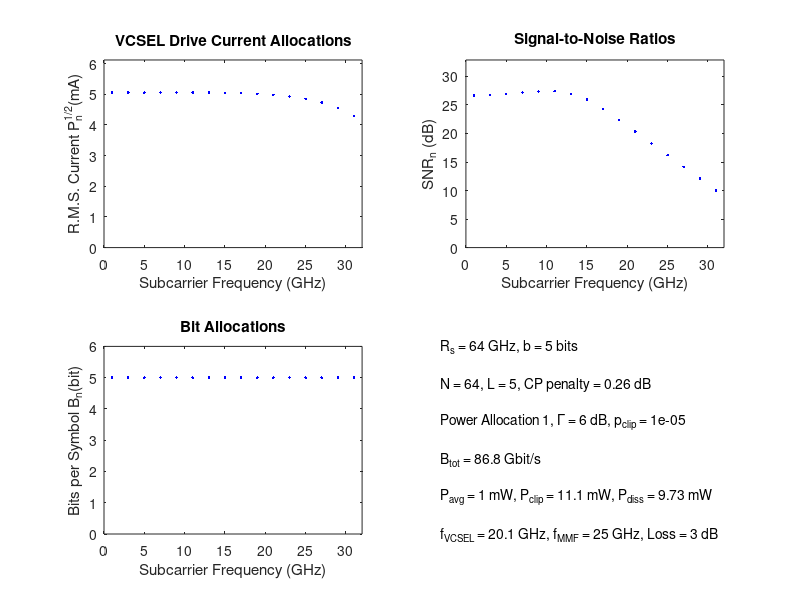
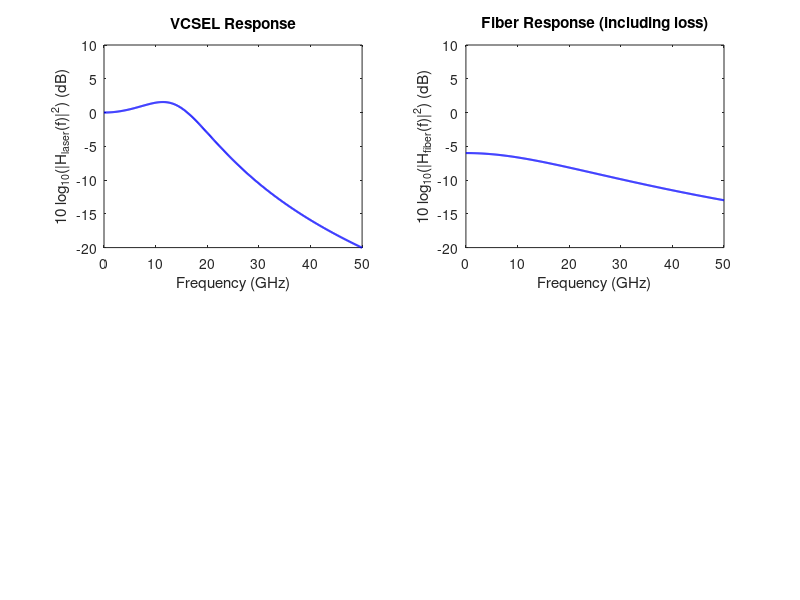

Write MATLAB code to recreate these figures, in order.
% acommf.m   Joseph M. Kahn  7/23/13, updated 8/16/13.
% Estimates the maximum achievable bit rate using ACO-OFDM in VCSEL MMF link.
% References
%   Notes of 7/23/13.
%   D.J.F. Barros and J.M. Kahn, "Comparison of OFDM and OOK in DD MMF Links", JLT 2011.
%   J. Armstrong and A.J. Lowery, "Power efficient optical OFDM", Electron Lett. 2006.
%   J. Armstrong et al, "Performance of ACO-OFDM in AWGN for IM/DD System", Globecom 2006.

clear

% General constants
j = sqrt(-1);
k = 1.38e-23;               
q = 1.602e-19;             
h = 6.626e-34;
c = 2.998e8;
Tamb = 300;                                 % ambient temperature

% Frequency response calculations and plots
lw = 1.5;                                   % plot linewidth
deltaffreqresp = 100e6;                     % frequency spacing
fmaxfreqresp = 50e9;                        % maximum frequency 
ffreqresp = 0:deltaffreqresp:fmaxfreqresp;  % frequency scale 

% Laser (assumes two-pole response)
lambda = 850e-9;                            % wavelength
Pavgmax = 1e-3;                             % maximum allowed output power (W)
kappa = 0.1;                                % d.c. slope efficiency (W/A)
Rl = 25;                                    % laser resistance (Ohm) 
fnl = 15.4e9;                               % relaxation oscillation frequency (Hz)
zetal = 0.95;                               % damping constant (should not be exactly 1)
Hl = @(f) 1./(1+j*zetal*f/fnl-(f/fnl).^2);  % norm. current-to-intensity freq. resp. (unitless)
                                            % f is frequency vector (Hz)
fl = ffreqresp(sum((abs(Hl(ffreqresp)).^2)>=0.5)+1);
                                            % -3-dB cutoff frequency (Hz);    
                                     
% Fiber (assumes single-pole response)
lossdB = 3;                             % attenuation, coupling loss and link margin (optical dB)
ff = 25e9;                              % -3-dB cutoff frequency (Hz);

Hf = @(f) 10^(-lossdB/10)./(1+j*f/ff);  % norm. current-to-intensity freq. resp. (W/W)
                                        % f is frequency vector (Hz)
                                        
% Photodetector and receiver (assumes infinite bandwidth, white noise)
eta = 0.9;                              % quantum efficiency (W/W)
R = eta*lambda*q/h/c;                   % responsivity (A/W)
RF = 100;                               % feedback resistance (Ohm)
FndB = 6; Fn = 10^(FndB/10);            % electrical noise figure (electrical dB)
Sn = @(f) 2*k*Tamb/RF*Fn*ones(size(f)); % two-sided input-ref. thermal noise PSD (A^2/Hz)
                                        % f is frequency vector (Hz)
                                        
% Error correction
GammadB = 6; Gamma = 10^(GammadB/10);% Coding gap (electrical dB), should be > 0 dB.
                                        % 12.2 dB corresponds to uncoded QAM with Pe = 1e-12
pclip = 1e-5;                          % Clipping probability at VCSEL and at A/D converter.
                                        % Should be chosen consistently with error correction code.
                                        
% Power allocation
powalloc = 1;                           % conventional power allocation
%powalloc = 2;                           % power allocation taking account of VCSEL frequency response

% OFDM (assumes oversampling rate Ms = 1)
Rs = 64e9;                              % sampling rate (Hz)
N = 64;                                 % FFT length (should be a power of 2)
Deltaf = Rs/N;                          % subcarrier spacing (Hz)
m = 1:N/4;                              % indices of used positive-frequency subcarriers
fu = (2*m-1)*Rs/N;                      % frequencies of used positive-frequency subcarriers

% Analog-to-digital converter
b = 5;                          % number of quantizer bits
iclipu = 3.1e-3                         % user's guess of clipping level (A). Adjust until becomes consistent with program output.
Sq = @(f) 2^(-2*b)/12*iclipu^2/Rs*ones(size(f));
                                        % two-sided input-referred equivalent quantization noise PSD (A^2/Hz)
                                        % f is frequency vector (Hz)

% Compute cyclic prefix length (assumes laser has two poles and fiber has one pole)
% Does not include CP overhead or oversampling. 
frac_incl = 0.999;                      % fraction of energy to be included within CP length
tcp = 1/Rs*(0:1:100);                   % vector of sampling intervals
c1 = 2*pi*fnl*(-zetal+sqrt(zetal^2-1));
c2 = 2*pi*fnl*(-zetal-sqrt(zetal^2-1));
Ml = pi*fnl/sqrt(zetal^2-1);
hl = Ml*(exp(c1*tcp)-exp(c2*tcp));      % laser impulse response
hf = exp(-2*pi*ff*tcp);                 % fiber impulse response 
htot = conv(hl,hf);                     % total impulse response
en_frac = cumsum(htot.^2)/sum(htot.^2); % fraction of energy in impulse response vs. sampling interval
L = sum(en_frac<frac_incl)+1;           % number of samples that include the desired fraction of energy
                                        % minimum cyclic prefix length is L-1
CPpendB = 10*log10((N+L-1)/N);          % cyclic prefix penalty (electrical dB)
                                        
% Compute noise-to-gain ratio
NGR = (N+L-1)/N*Deltaf/(R*kappa/2)^2*...% noise-to-gain ratios in subcarriers
    (Sn(fu)+ Sq(fu))./abs(Hl(fu)).^2./abs(Hf(fu)).^2;

% Optimize power allocation

if powalloc == 1;                               % conventional power allocation
objfn = @(A) sqrt(kappa^2/pi*sum(abs(Hl(fu)).^2.*max(0,A-Gamma*NGR)))-Pavgmax;
                                                % objective function that should equal zero
Aopt = fzero(objfn,0);                          % optimized water level
Popt = max(0,Aopt-Gamma*NGR);                   % optimized electrical powers of subcarriers (A^2)

elseif powalloc == 2;                           % power allocation taking account of VCSEL freq. resp.
objfn = @(A) sqrt(kappa^2/pi*sum(abs(Hl(fu)).^2.*max(0,A./abs(Hl(fu)).^2-Gamma*NGR)))-Pavgmax;
                                                % objective function that should equal zero
Aopt = fzero(objfn,0);                          % optimized water level
Popt = max(0,Aopt./abs(Hl(fu)).^2-Gamma*NGR);   % optimized electrical powers of subcarriers (A^2)

end

% Compute clipping noise 
objfn = @(x) pclip/2-0.5*erfc(x/sqrt(2));
iclipp = fzero(objfn,0)*sqrt(2*kappa^2*R^2*sum(abs(Hl(fu)).^2.*abs(Hf(fu)).^2.*Popt))
                                                % clipping level (A). Adjust iclipu until it becomes consistent with this value.


% Compute SNRs
SNR = Popt./NGR;                        % electrical SNRs in subcarriers (linear units)

% Compute bit rates
Bn = log2(1+SNR/Gamma);                  % bits per symbol in subcarriers (bit)
Btot = Deltaf*sum(Bn);                   % total bit rate (bit/s)

% Compute VCSEL output power and power dissipation
Pavg = sqrt(kappa^2/pi*sum(abs(Hl(fu)).^2.*Popt));  % VCSEL optical output power (W)
objfn = @(x) pclip/2-0.5*erfc(x/sqrt(2));
Pclip = fzero(objfn,0)*sqrt(2*kappa^2*sum(abs(Hl(fu)).^2.*Popt));
                                                    % VCSEL clipping power, exceeded with prob. pclip (W) 
Pdiss = Rl*sum(Popt);                               % VCSEL electrical power dissipation (W)

% Plot results

% power allocation and system performance
figure(1)
clf

subplot(221)
plot(fu/1e9,1e3*sqrt(Popt),'b.')
xlabel('Subcarrier Frequency (GHz)')
ylabel('R.M.S. Current P_{n}^{1/2}(mA)');
title('VCSEL Drive Current Allocations');
axis([0 Rs/2/1e9 0 0.12*ceil(max(1e4*sqrt(Popt)))]);

subplot(222)
plot(fu/1e9, 10*log10(SNR),'b.')
xlabel('Subcarrier Frequency (GHz)')
ylabel('SNR_{n} (dB)');
title('Signal-to-Noise Ratios');
axis([0 Rs/2/1e9 0 0.12*ceil(max(100*log10(SNR)))]);

subplot(223)
plot(fu/1e9, b,'b.')
xlabel('Subcarrier Frequency (GHz)')
ylabel('Bits per Symbol B_{n}(bit)');
title('Bit Allocations');
axis([0 Rs/2/1e9 0 0.12*ceil(10*max(b))]);

subplot(224)
axis off
text(-0.1,1,['R_{s} = ' num2str(Rs/1e9,3) ' GHz, b = ' num2str(b,3) ' bits']);
text(-0.1,0.8,['N = ' num2str(N,3) ', L = ' num2str(L,3) ', CP penalty = ' num2str(CPpendB,2) ' dB']);
text(-0.1,0.6,['Power Allocation ' num2str(powalloc,1) ', \Gamma = ' num2str(10*log10(Gamma),3) ' dB, p_{clip} = ' num2str(pclip,3)]);
text(-0.1,0.4,['B_{tot} = ' num2str(Btot/1e9,3) ' Gbit/s']);
text(-0.1,0.2,['P_{avg} = ' num2str(Pavg/1e-3,3) ' mW, P_{clip} = ' num2str(Pclip/1e-3,3) ' mW, P_{diss} = ' num2str(Pdiss/1e-3,3) ' mW']);
text(-0.1,0.0,[ 'f_{VCSEL} = ' num2str(fl/1e9,3) ' GHz, f_{MMF} = ' num2str(ff/1e9,3) ' GHz, Loss = ' num2str(lossdB,3) ' dB']);

% laser and fiber
figure(2)
clf

subplot(221)
plot(ffreqresp/1e9,10*log10(abs(Hl(ffreqresp)).^2),'-b');
h=get(gca,'children'); set(h,'linewidth',lw)
xlabel('Frequency (GHz)')
ylabel('10 log_{10}(|H_{laser}(f)|^{2}) (dB)')
title('VCSEL Response')
axis([0 fmaxfreqresp/1e9 -20 10]);

subplot(222)
plot(ffreqresp/1e9,10*log10(abs(Hf(ffreqresp)).^2),'-b');
h=get(gca,'children'); set(h,'linewidth',lw)
xlabel('Frequency (GHz)')
ylabel('10 log_{10}(|H_{fiber}(f)|^{2}) (dB)')
title('Fiber Response (including loss)')
axis([0 fmaxfreqresp/1e9 -20 10]);                                        
